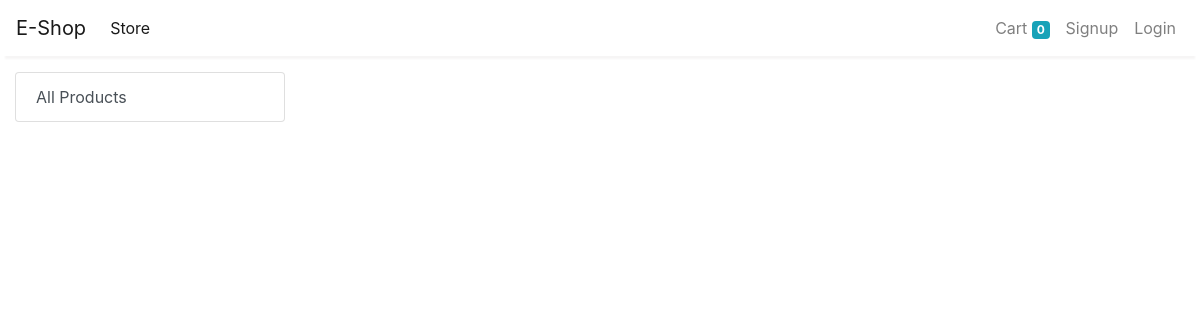
Before: /store?category=1 with the older database file.
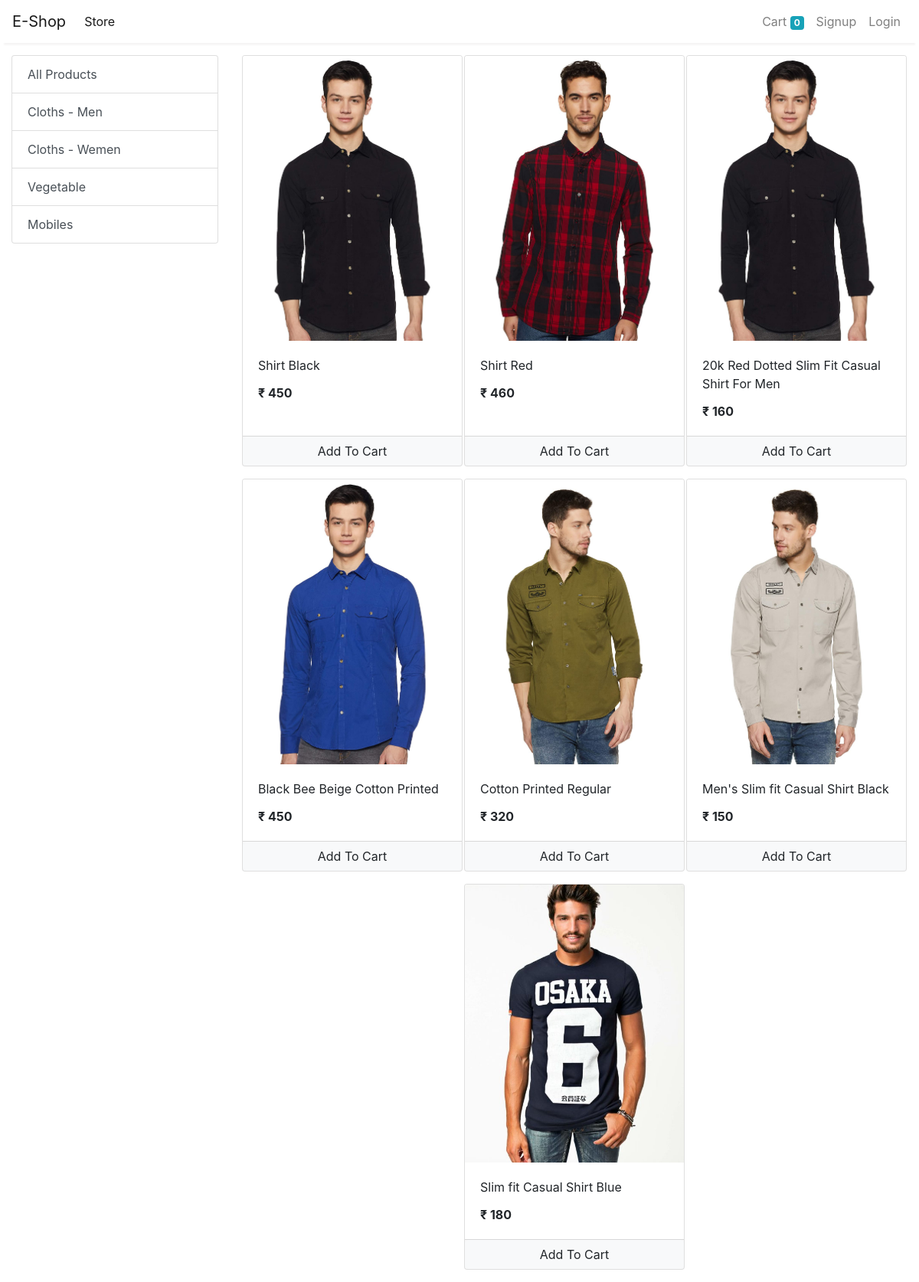
After: the same page with the newer database file.
### store/models/category.py (models this page shows, shortened)
class Category(models.Model):
    name = models.CharField(max_length=20)
    @staticmethod
    def get_all_categories():
        return Category.objects.all()

### store/models/product.py (models this page shows, shortened)
class Product(models.Model):
    name = models.CharField(max_length=50)
    price = models.IntegerField(default=0)
    category = models.ForeignKey(Category, on_delete=models.CASCADE, default=1)
    description = models.CharField(max_length=200, default='' , null=True , blank=True)
    image = models.ImageField(upload_to='uploads/products/')
    @staticmethod
    def get_all_products_by_categoryid(category_id):
        if category_id:
            return Product.objects.filter(category = category_id)
        else:
            return Product.get_all_products();

### store/views/home.py (the view)
# urls.py: path('' , include('store.urls'))
def store(request):
    cart = request.session.get('cart')
    if not cart:
        request.session['cart'] = {}
    products = None
    categories = Category.get_all_categories()
    categoryID = request.GET.get('category')
    if categoryID:
        products = Product.get_all_products_by_categoryid(categoryID)
    else:
        products = Product.get_all_products();
    data = {}
    data['products'] = products
    data['categories'] = categories
    print('you are : ', request.session.get('email'))
    return render(request, 'index.html', data)

### store/templatetags/cart.py (called while the page is built)
@register.filter(name='is_in_cart')
def is_in_cart(product  , cart):
    keys = cart.keys()
    for id in keys:
        if int(id) == product.id:
            return True
    return False;

### store/templatetags/custom_filter.py (called while the page is built)
@register.filter(name='currency')
def currency(number):
    return "₹ "+str(number)

### store/templates/index.html (shortened to what this page needs)
{% extends 'base.html' %}
{% block content %}
{% load cart %}
{% load custom_filter %}
<div class="container-fluid mt-3">
	<div class="row">
		<div class="col-lg-3 mx-auto">
			<div class="list-group">
				<a href="/" class="list-group-item list-group-item-action">All Products</a>
				{% for category in categories %}
				<a href="/?category={{category.id}}"
					class="list-group-item list-group-item-action">{{category.name}}</a>
				{% endfor %}
			</div>
		</div>
		<div id='products' class="col-lg-9 mx-auto">
			<div class="row mx-auto">
				{% for product in products %}
				<div class="card mx-auto mb-3" id={{product.id}} style="width: 18rem;">
					<img class="card-img-top" src="{{product.image.url}}" alt="Card image cap">
					<div class="card-body">
						<p class="card-title">{{product.name}}</p>
						<p class="card-text"><b>{{product.price|currency}}</b></p>
					</div>
					<div class="card-footer p-0 no-gutters">
						{% if product|is_in_cart:request.session.cart %}
						<div class="row no-gutters">
							<form action="/#{{product.id}}" class="col-2 " method="post">
								{% csrf_token %}
								<input hidden type="text" name='product' value='{{product.id}}'>
								<input hidden type="text" name='remove' value='True'>
								<input type="submit" value=" - " class="btn btn-block btn-light border-right">
							</form>
							<div class="text-center col">{{product|cart_quantity:request.session.cart}} in Cart</div>
							<form action="/#{{product.id}}" class="col-2 " method="post">
								{% csrf_token %}
								<input hidden type="text" name='product' value='{{product.id}}'>
								<input type="submit" value=" + " class="btn btn-block btn-light border-left">
							</form>
						</div>
						{% else %}
						<form action="/#{{product.id}}" method="POST" class="btn-block">
							<input type="submit" class="float-right btn btn-light  form-control"
								value="Add To Cart">
						</form>
						{% endif %}
					</div>
				</div>
				{% endfor %}
			</div>
		</div>
	</div>
</div>
{% endblock %}

### store/templates/base.html (shortened to what this page needs)
<!doctype html>
<html lang="en">
<head>
  <link rel="stylesheet" href="https://maxcdn.bootstrapcdn.com/bootstrap/4.0.0/css/bootstrap.min.css"
>
</head>
<body>
  <nav class="one-edge-shadow
  sticky-top navbar
  navbar-expand-lg
   navbar-light bg-white">
    <a class="navbar-brand" href="/">E-Shop</a>
    <div class="collapse navbar-collapse" id="navbarSupportedContent">
      <ul class="navbar-nav mr-auto">
        <li class="nav-item active">
          <a class="nav-link" href="/store">Store <span class="sr-only">(current)</span></a>
        </li>
      </ul>
      <ul class=" navbar-nav my-2 my-lg-0">
        <li class="nav-item ">
          <a class="nav-link" href="/cart">Cart
            <span class="badge badge-info">{{request.session.cart.keys|length}}</span>
            <span class="sr-only">(current)</span></a>
        </li>
        {% if request.session.customer %}
        <li class="nav-item ">
          <a class="nav-link" href="/orders">Orders<span class="sr-only">(current)</span></a>
        </li>
        <li class="nav-item ">
          <a class="nav-link" href="/logout">Logout<span class="sr-only">(current)</span></a>
        </li>
        {% else %}
        <li class="nav-item ">
          <a class="nav-link" href="/signup">Signup<span class="sr-only">(current)</span></a>
        </li>
        <li class="nav-item ">
          <a class="nav-link" href="/login">Login<span class="sr-only">(current)</span></a>
        </li>
        {% endif %}
      </ul>
    </div>
  </nav>
    {% block content %}{% endblock %}
</body>
</html>

### store/templates/base.html (style rules this page uses)
nav { background-color: white; }
.one-edge-shadow { box-shadow: 0 8px 2px -5px rgb(246, 245, 245); }

Changed rows visible on the page:
added Category: name "Cloths - Men"
added Category: name "Cloths - Wemen"
added Category: name "Vegetable"
added Category: name "Mobiles"
added Product: {{ product.id }} 1 (drawn), image (picture), name "Shirt Black", price "₹ 450"
added Product: image (picture), name "Shirt Red", price "₹ 460"
added Product: image (picture), name "20k Red Dotted Slim Fit Casual Shirt For Men", price "₹ 160"
added Product: image (picture), name "Black Bee Beige Cotton Printed", price "₹ 450"
added Product: image (picture), name "Cotton Printed Regular", price "₹ 320"
added Product: image (picture), name "Men's Slim fit Casual Shirt Black", price "₹ 150"
added Product: image (picture), name "Slim fit Casual Shirt Blue", price "₹ 180"
